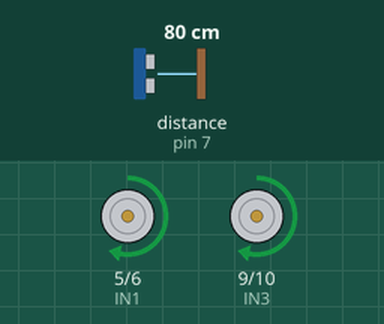
Bench run of a sketch on a simulated Arduino Uno, built with avr-gcc and run on an emulated ATmega328P. Shown: motor-driver pin pairs drawn as motors (green arrow = first pin HIGH = forward, orange = second pin HIGH = backward, longer = more drive). Wiring (inferred from the names in the program): ultrasonic range finder: trigger pin 4; echo pin 7. Inputs (shaded band) come from the test bench; at power-on: distance to the obstacle (sensor on pin 7) 80 cm. The echo pulse lasts 58.3 µs per cm.

Above: at 1.2 s.
1.3 s: distance to the obstacle (sensor on pin 7) set to 2 cm
At 1.56 s:
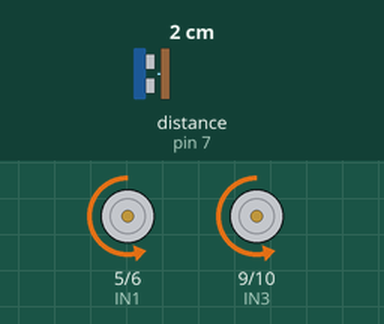
4.3 s: distance to the obstacle (sensor on pin 7) set to 18 cm
At 4.66 s:
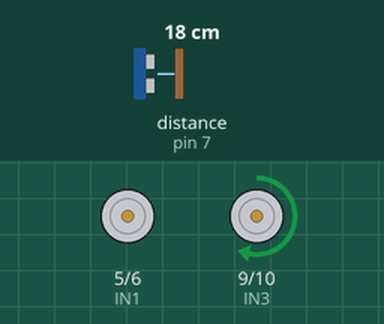
7.3 s: distance to the obstacle (sensor on pin 7) set to 4 cm
At 8.37 s:
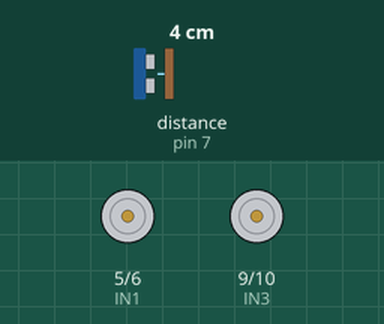
Timing chart, 0 to 16.3 s (numbered marks = the images above; inputs shaded):
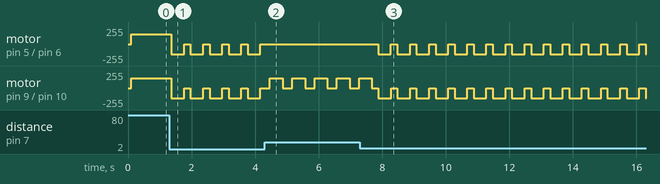

Measured:
- after the input at 1.3 s, motor on pin 5 (IN1) / pin 6 (IN2), motor on pin 9 (IN3) / pin 10 (IN4): alternates backward 150/255 for 0.40 s and stopped for 0.20 s, starting after 0.06 s
- after the input at 4.3 s, motor on pin 5 (IN1) / pin 6 (IN2): stops changing and stays stopped
- after the input at 7.3 s, motor on pin 5 (IN1) / pin 6 (IN2): alternates backward 150/255 for 0.40 s and stopped for 0.20 s, starting after 0.58 s

The sketch:

obstacle_detector_car.ino
```cpp
int trig = 4;  // Trigger pin for the sensor
int echo = 7;  // Echo pin for the sensor
int IN1 = 5;    // Motor driver pin for front left motor
int IN2 = 6;    // Motor driver pin for front left motor
int IN3 = 9;    // Motor driver pin for back left motor
int IN4 = 10;   // Motor driver pin for back left motor
long x;         // Variable to store the pulse duration
int distance;   // Variable to store the distance reading from the sensor

void setup() {
  Serial.begin(9600);      // Initialize serial communication
  pinMode(trig, OUTPUT);   // Set the trig pin as an output
  pinMode(echo, INPUT);    // Set the echo pin as an input
  pinMode(IN1, OUTPUT);    // Set the motor control pins as outputs
  pinMode(IN2, OUTPUT);
  pinMode(IN3, OUTPUT);
  pinMode(IN4, OUTPUT);
}

void loop() {
  delay(100);             // Delay to avoid too many readings

  // Send a pulse to the sensor
  digitalWrite(trig, LOW);
  delayMicroseconds(4);
  digitalWrite(trig, HIGH);
  delayMicroseconds(10);
  digitalWrite(trig, LOW);

  // Measure the pulse duration
  x = pulseIn(echo, HIGH);
  distance = x / 58;  // Convert the pulse duration to distance

  // If the distance is greater than 10 cm, move forward
  if (distance > 10) {
    if (distance > 20) {
      avance();  // Move forward
    } else {
      arret(100);  // Stop briefly
      if (distance < 15) {
        recul();  // Move backward
        delay(300);
        arret(100);  // Stop briefly
      } else {
        droite();  // Turn right
        delay(400);
        arret(100);  // Stop briefly
      }
    }
  } else {
    recul();  // Move backward if an obstacle is too close
    delay(400);
    arret(100);  // Stop briefly
  }
}

// Function to stop the motors
void arret(int temps) {
  arreter();    // Stop the motors
  delay(temps); // Wait for the specified time
}

// Function to move forward
void avance() {
  analogWrite(IN1, 150);
  analogWrite(IN2, 0);
  analogWrite(IN3, 150);
  analogWrite(IN4, 0);
}

// Function to move backward
void recul() {
  analogWrite(IN1, 0);
  analogWrite(IN2, 150);
  analogWrite(IN3, 0);
  analogWrite(IN4, 150);
}

// Function to turn right
void droite() {
  analogWrite(IN1, 0);
  analogWrite(IN2, 0);
  analogWrite(IN3, 150);
  analogWrite(IN4, 0);
}

// Function to stop all motors
void arreter() {
  analogWrite(IN1, 0);
  analogWrite(IN2, 0);
  analogWrite(IN3, 0);
  analogWrite(IN4, 0);
}
```
